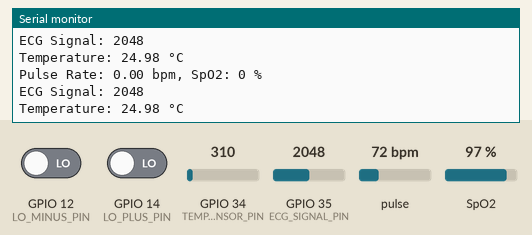
The sketch below on a simulated ESP32. Shown: the last lines printed to the serial monitor. Inputs (shaded band) come from the test bench; at power-on: GPIO 12 (LO_MINUS_PIN) LOW, pulse 72 bpm, GPIO 34 (TEMP_SENSOR_PIN) = 310, SpO2 97 %, GPIO 14 (LO_PLUS_PIN) LOW, GPIO 35 (ECG_SIGNAL_PIN) = 2048.

Above: at 1.8 s.
1.9 s: GPIO 12 (LO_MINUS_PIN) driven HIGH
4.5 s: pulse set to 42 bpm
At 5.8 s:
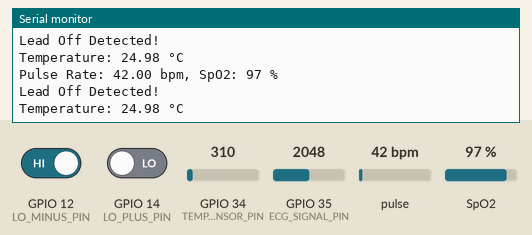
6.0 s: GPIO 34 (TEMP_SENSOR_PIN) set to 372
At 6.8 s:
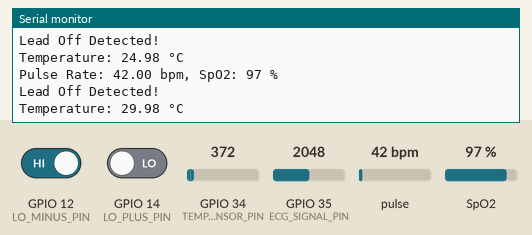
7.5 s: SpO2 set to 80 %
At 8.6 s:
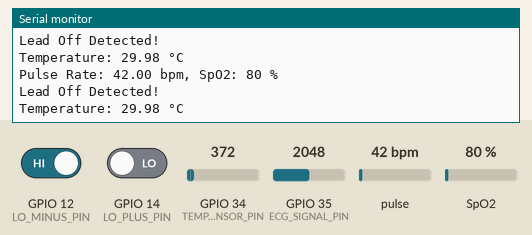
9.0 s: GPIO 34 (TEMP_SENSOR_PIN) set to 434
At 9.4 s:
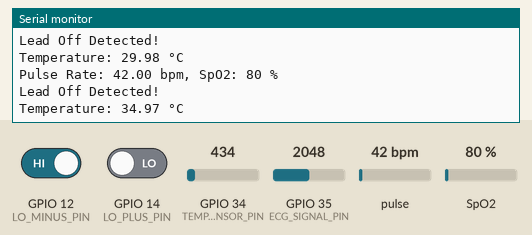
10.5 s: pulse set to 70 bpm
At 11.8 s:
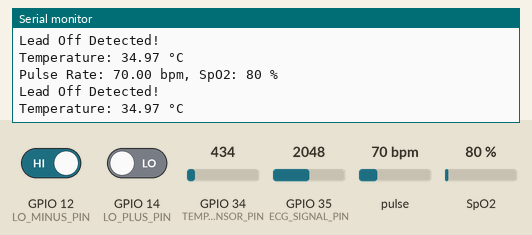
Timing chart, 0 to 13.0 s (numbered marks = the images above; inputs shaded):
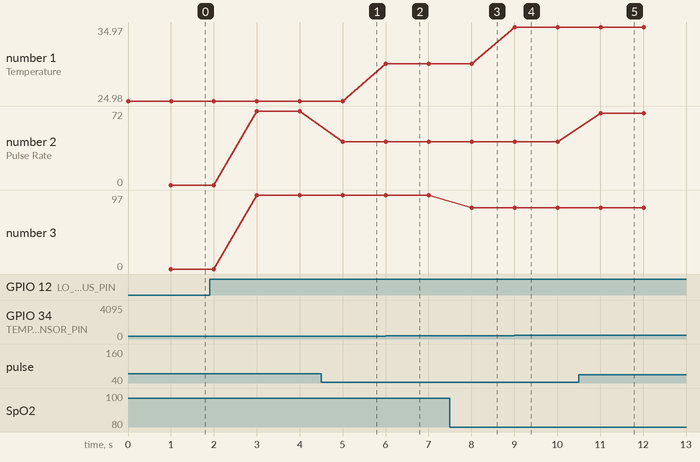

Measured:
- after the input at 4.5 s, the serial monitor: prints a new line after 0.51 s (image 1)
- after the input at 6.0 s, the serial monitor: prints a new line at once (image 2)
- after the input at 7.5 s, the serial monitor: prints a new line after 0.51 s (image 3)
- after the input at 9.0 s, the serial monitor: prints a new line at once (image 4)
- after the input at 10.5 s, the serial monitor: prints a new line after 0.52 s (image 5)
- plotted number 1: 24.98 → 29.98 after the input at 6.0 s, 29.98 → 34.97 after the input at 9.0 s
- plotted number 2: 72 → 42 after the input at 4.5 s, 42 → 70 after the input at 10.5 s
- plotted number 3: 97 → 80 after the input at 7.5 s

The sketch:

func3Final.ino
```cpp
#include <Wire.h>
#include "MAX30100_PulseOximeter.h"

#define REPORTING_PERIOD_MS 1000

PulseOximeter pox;
uint32_t tsLastReport = 0;

#define TEMP_SENSOR_PIN 34
#define ECG_SIGNAL_PIN 35
#define LO_PLUS_PIN 14
#define LO_MINUS_PIN 12

void setup() {
  // Initialize serial communication
  Serial.begin(115200);

  // Initialize the Pulse Oximeter sensor
  if (!pox.begin()) {
    Serial.println("Failed to initialize pulse oximeter sensor");
    while (1);
  }

  pox.setIRLedCurrent(MAX30100_LED_CURR_7_6MA);

  // Initialize temperature sensor
  pinMode(TEMP_SENSOR_PIN, INPUT);

  // Initialize ECG sensor lead-off detection pins
  pinMode(LO_PLUS_PIN, INPUT);
  pinMode(LO_MINUS_PIN, INPUT);
}

void loop() {
  // Make sure to call update as fast as possible
  pox.update();

  // Check the time interval for reporting
  if (millis() - tsLastReport > REPORTING_PERIOD_MS) {
    // Pulse rate and SpO2 are measured here
    Serial.print("Pulse Rate: ");
    Serial.print(pox.getHeartRate());
    Serial.print(" bpm, ");

    Serial.print("SpO2: ");
    Serial.print(pox.getSpO2());
    Serial.println(" %");

    tsLastReport = millis();
  }

  // Read temperature
  float temperature = analogRead(TEMP_SENSOR_PIN) * (3.3 / 4095.0) * 100;

  // Read ECG signal
  int ecgSignal = analogRead(ECG_SIGNAL_PIN);

  // Check lead-off detection
  if (digitalRead(LO_PLUS_PIN) == HIGH || digitalRead(LO_MINUS_PIN) == HIGH) {
    Serial.println("Lead Off Detected!");
  } else {
    Serial.print("ECG Signal: ");
    Serial.println(ecgSignal);
  }

  // Print temperature
  Serial.print("Temperature: ");
  Serial.print(temperature);
  Serial.println(" °C");

  // Wait before the next reading
  delay(1000);
}
```
